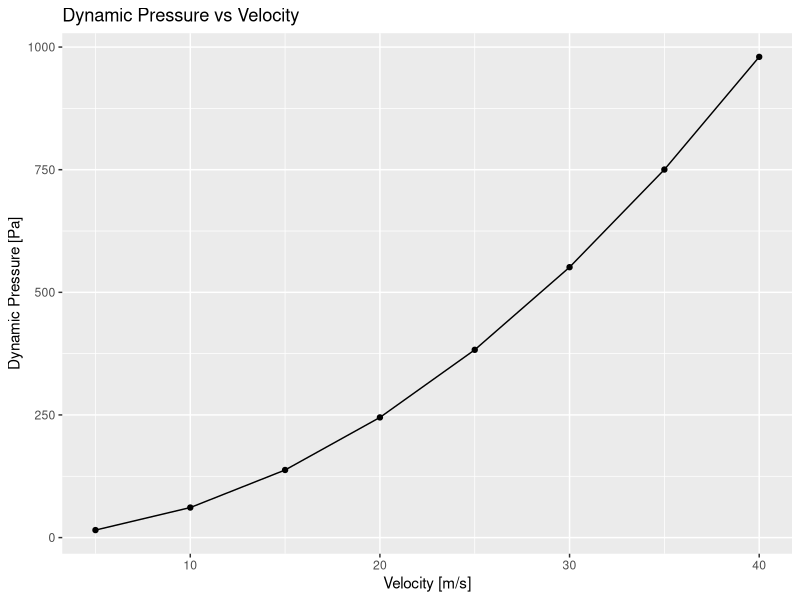

Reproduce this figure in R.
# Calculate Dynamic pressure
#
# rho - air density [kg/m^3]
# v   - velocity [m/s]
# Returns dynamic pressure [Pa]
calculate_dynamic_pressure <- function(rho, v) {
  dynamic_pressure <- 0.5 * rho * v^2
  return(dynamic_pressure)
}

# Single calculation
calculate_dynamic_pressure(
  rho = 1.225,
  v = 15
)

# Vector calculation
velocity <- c(5, 10, 15, 20, 25, 30, 35, 40)

dynamic_pressure <- calculate_dynamic_pressure(
  rho = 1.225,
  v = velocity
)
dynamic_pressure

# Create a data frame
data_2 <- data.frame(
  velocity = velocity,
  DynamicPressure = dynamic_pressure
)

data_2

# Figures
library(ggplot2)
ggplot(data_2, aes(x = velocity, y = DynamicPressure)) +
  geom_point() +
  geom_line() +
  labs(
    title = "Dynamic Pressure vs Velocity",
    x = "Velocity [m/s]",
    y = "Dynamic Pressure [Pa]"
  )
